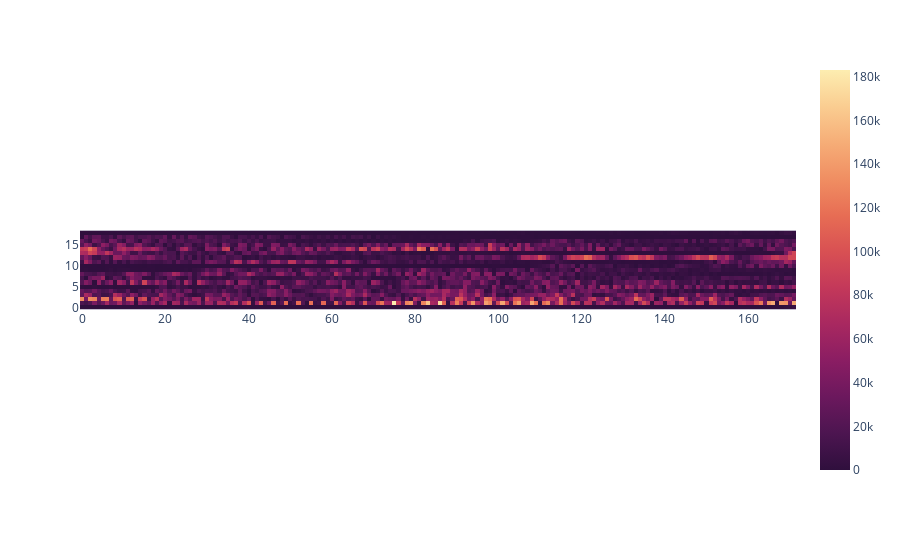

Source (notebook cell):
### Markdown cell above
## Постороить сонограмму по записи своего голоса.

### Code cell
import plotly.express as px
ranges = list(mi.windowed(amp_s, n=round(samplerate/N), step=round(samplerate/N)))
ranges[-1] = [i for i in ranges[-1] if i]
for i in ranges:
    for j in range(len(i)):
        if i[j] > 5e6:
            i[j] = 0
result = np.array(ranges[:-1], dtype=float)
fig = px.imshow(result, color_continuous_scale='matter_r', origin='lower')
fig.show()

### Figure 1 — Plotly figure (JSON) as saved in the notebook; plotly's stock layout.template omitted (floating-point values rounded to 4 significant figures; data arrays with more than 128 entries replaced by an {"elided": "..."} marker saying what was removed)
{"data": [{"coloraxis": "coloraxis", "hovertemplate": "x: %{x}<br>y: %{y}<br>color: %{z}<extra></extra>", "name": "0", "type": "heatmap", "xaxis": "x", "yaxis": "y", "z": {"elided": "19x172 float values"}}], "layout": {"coloraxis": {"colorscale": [[0, "rgb(47, 15, 61)"], [0.09091, "rgb(76, 21, 80)"], [0.1818, "rgb(107, 24, 93)"], [0.2727, "rgb(138, 29, 99)"], [0.3636, "rgb(168, 40, 96)"], [0.4545, "rgb(195, 56, 90)"], [0.5455, "rgb(216, 80, 83)"], [0.6364, "rgb(231, 109, 84)"], [0.7273, "rgb(240, 142, 98)"], [0.8182, "rgb(246, 173, 119)"], [0.9091, "rgb(250, 205, 145)"], [1, "rgb(253, 237, 176)"]]}, "margin": {"t": 60}, "xaxis": {"anchor": "y", "constrain": "domain", "domain": [0, 1], "scaleanchor": "y"}, "yaxis": {"anchor": "x", "autorange": true, "constrain": "domain", "domain": [0, 1]}}}
